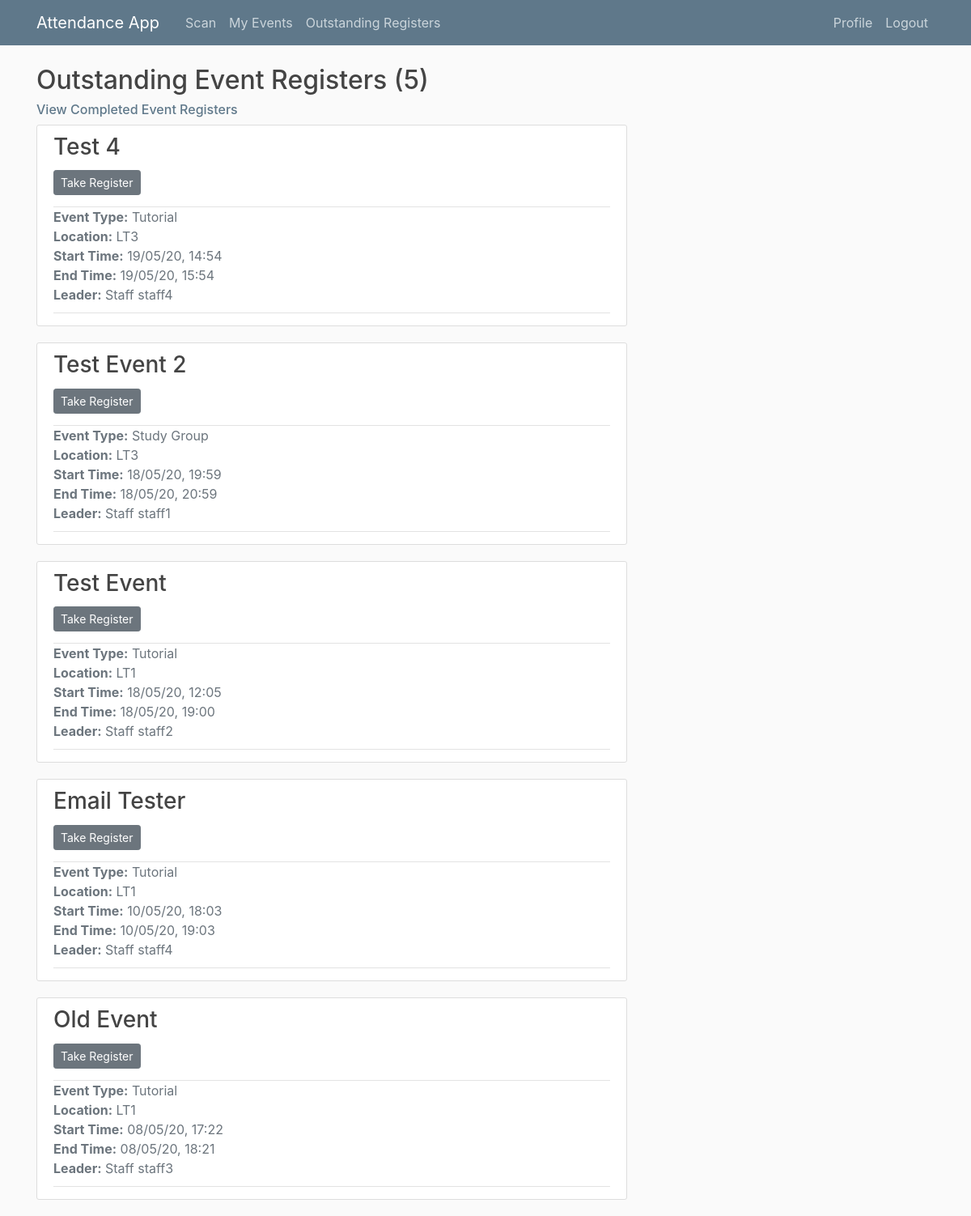
/registers/ (signed in), run on an earlier commit of the app's database.
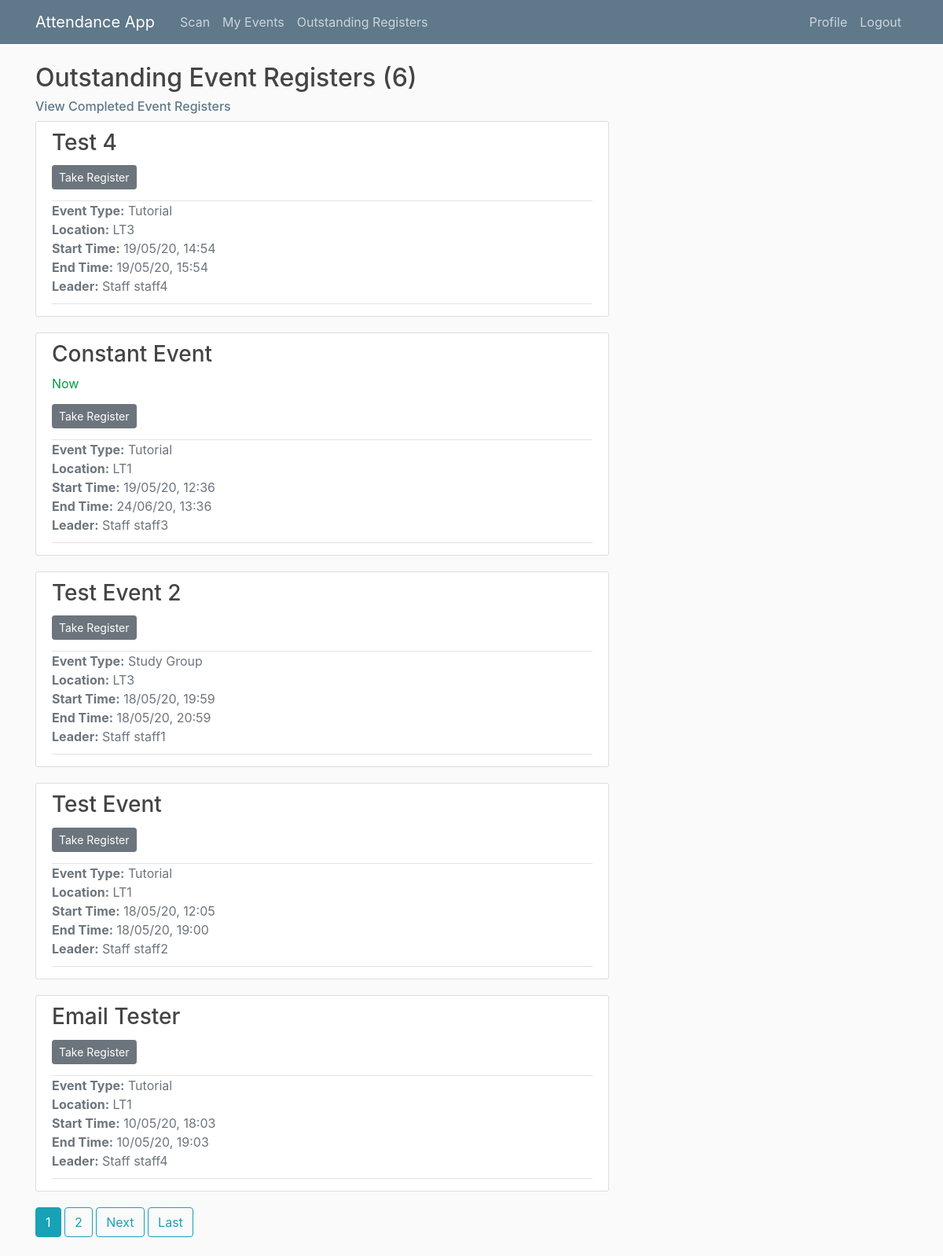
And on a later commit of the database.
### main/models.py (models this page shows, shortened)
class Event(models.Model):
    EVENT_TYPES = (
        ('LE', 'Lecture'),
        ('EX', 'Examination'),
        ('TU', 'Tutorial'),
        ('SG', 'Study Group')
    )
    title = models.CharField(max_length = 100)
    event_type = models.CharField(max_length=2, choices=EVENT_TYPES) # Lecture, tutorial, exam or study group
    start_time = models.DateTimeField(default = timezone.now)
    end_time = models.DateTimeField(default = one_hour_ahead)
    location = models.CharField(max_length = 100, null = True)
    leader = models.ForeignKey(Staff, on_delete=models.CASCADE, related_name = 'staff_leader') # Leader must be a staff member
    attendees = models.ManyToManyField(Student, related_name='student_attendees')
    auth_uuid = models.UUIDField(default=uuid.uuid4, editable = False) # Generates authentication hash
    register_taken = models.BooleanField(default = False)
    def happening_now(self):
        if timezone.now() >= self.start_time and timezone.now() < self.end_time:
            return True
        else:
            return False

### users/models.py (models this page shows)
class Staff(models.Model):
    user = models.OneToOneField(User,  on_delete=models.CASCADE) # Each Staff object maps to one account and vice versa
    def __str__(self):
        return f'Staff {self.user.username}'
    class Meta:
        verbose_name_plural = 'Staff' # otherwise default in admin page would be 'Staffs'

### main/views.py (the view)
# urls.py: path('registers/', StaffRegisterListView.as_view(), name='outstanding-registers'),
class StaffRegisterListView(LoginRequiredMixin, UserPassesTestMixin, ListView):
    model = Event
    template_name = 'main/register_list.html' # Override the template to search for, default = <app>/<model>_<viewtype>.html (main/event_list.html)
    context_object_name = 'events' # Specify what variable name the objects in the list should be called, so they are looped as they were when using the function based view in the template
    paginate_by = 5 # number of events to display per page
    def get_queryset(self):
        user = self.request.user
        if user.groups.filter(name='Staff').exists():
            return Event.objects.filter(leader=user.staff, start_time__lte=timezone.now(), register_taken=False).exclude(event_type="LE").order_by('-start_time')
        elif user.groups.filter(name='Admin').exists(): # Admin users can view all events
            return Event.objects.filter(start_time__lte=timezone.now(), register_taken=False).exclude(event_type="LE").order_by('-start_time')
    def test_func(self):
        user = self.request.user
        if user.groups.filter(name="Admin") or user.groups.filter(name="Staff"):
            return True
        else:
            return False

### users/templatetags/user_extras.py (called while the page is built)
@register.filter(name='has_group')
def has_group(user, group_name):
    return user.groups.filter(name=group_name).exists()

### main/templates/main/register_list.html (shortened to what this page needs)
{% extends 'main/base.html' %}
{% load user_extras %}
{% load event_extras %}
{% block content %}
    {% block upcoming_or_past %}
        <h2>Outstanding Event Registers ({{ page_obj.paginator.count }})</h2>
        <h6><a class="subtitle" href="{% url 'completed-registers' %}">View Completed Event Registers</a></h6>
    {% endblock upcoming_or_past %}
    {% for event in events %}
        <article class="media content-section">
            <div class="media-body">
                <div class="article-header">
                    <h3><a class="article-title" href="{% url 'event-detail' event.id %}">{{ event.title }}</a></h3>
                    {% if event.happening_now %}
                        <div class="article-status">Now</div>
                    {% endif %}
                    {% block take_or_edit_register %}
                        <a class="btn btn-secondary btn-sm mt-1 mb-1" href="{% url 'event-register' event.id %}">Take Register</a>
                    {% endblock take_or_edit_register %}
                </div>
                <div class="article-metadata">
                    <ul class="list-unstyled">
                        <li class="text-secondary"><b>Event Type:</b> {{ event.get_event_type_display }}</li>
                        <li class="text-muted"><b>Location:</b> {{ event.location }}</li>
                        <li class="text-muted"><b>Start Time:</b> {{ event.start_time|date:"d/m/y, H:i" }}</li>
                        <li class="text-muted"><b>End Time:</b> {{ event.end_time|date:"d/m/y, H:i" }}</li>
                        <li class="text-muted"><b>Leader:</b> {{ event.leader }}</li>
                    </ul>
                </div>
            </div>
        </article>
    {% endfor %}
    {% if is_paginated %}
        {% for num in page_obj.paginator.page_range %}
            {% if page_obj.number == num %}
                <a class="btn btn-info mb-4" href="?page={{ num }}">{{ num }}</a>
            {% elif num > page_obj.number|add:'-3' and num < page_obj.number|add:'3' %}
                <a class="btn btn-outline-info mb-4" href="?page={{ num }}">{{ num }}</a>
            {% endif %}
        {% endfor %}
        {% if page_obj.has_next %}
            <a class="btn btn-outline-info mb-4" href="?page={{ page_obj.next_page_number }}">Next</a>
            <a class="btn btn-outline-info mb-4" href="?page={{ page_obj.paginator.num_pages }}">Last</a>
        {% endif %}
    {% endif %}
{% endblock content %}

What changed in the data, as far as the page shows it:
no longer on this page (row unchanged): Event: title "Old Event", event_type "Tutorial", location "LT1", start_time "08/05/20, 17:22", end_time "08/05/20, 18:21", leader "Staff staff3"
now on this page (row edited): Event: title "Constant Event", shows "Now", event_type "Tutorial", location "LT1", start_time "19/05/20, 12:36", end_time "24/06/20, 13:36", leader "Staff staff3"
Also different on the page:
{{ page_obj.paginator.count }}: "5" → "6"
new list line: "1"
new list line: "2"
text now shown: "Next Last"
